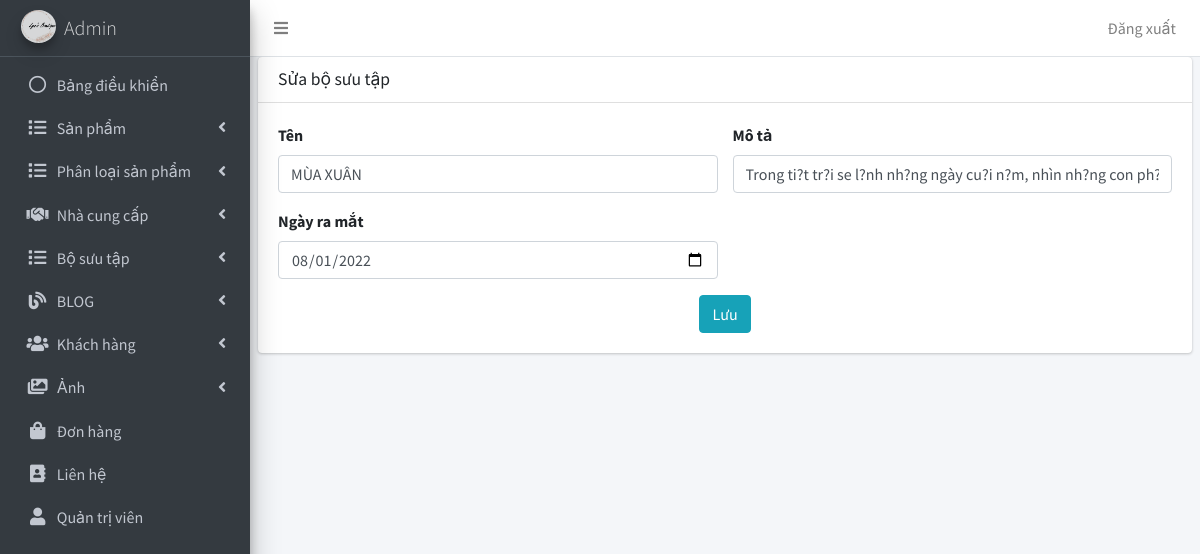
/admin/bo_suu_tap/sua.php?id=11 (signed in), run on an earlier commit of the app's database.
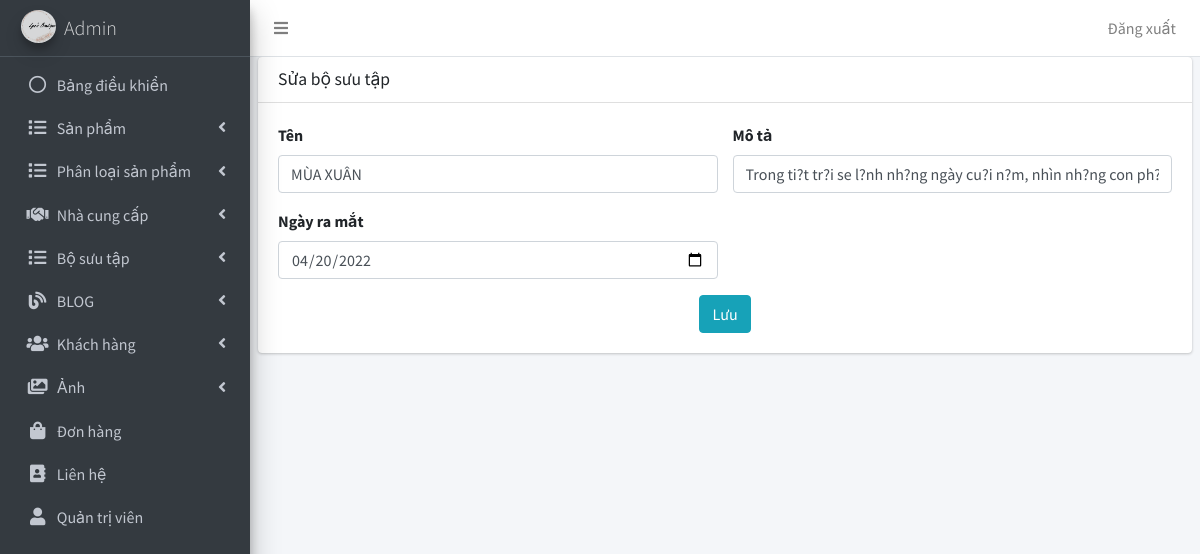
And on a later commit of the database.
### tables this page shows
CREATE TABLE `tbl_bo_suu_tap` (
  `id_bst` int(11) NOT NULL,
  `ten_bst` varchar(255) NOT NULL,
  `ngay_ra_mat` date NOT NULL,
  `mo_ta` text NOT NULL
);

### admin/bo_suu_tap/sua.php (the view, shortened to what this page needs)
<!DOCTYPE html>
<html>
<head>
  <?php include('../includes/head.php') ?>
</head>
<body class="hold-transition sidebar-mini layout-fixed">
<div class="wrapper">
	<?php include('../includes/header.php') ?>
	<?php include('../includes/sidebar.php') ?>
	<?php include('../includes/ket_noi.php') ?>
	<div class="content-wrapper">
		<section class="content">
			<div class="card">
				<div class="card-header">
					<h3 class="card-title">Sửa bộ sưu tập</h3>
				</div>
				<?php
					$id_bst = $_GET["id"];
					$sql = "
						SELECT *
						FROM tbl_bo_suu_tap
						WHERE id_bst='".$id_bst."'
					";
					$bst = mysqli_query($ket_noi, $sql);
					$row = mysqli_fetch_array($bst);
				;?>
				<div class="card-body">
					<form action="./sua_thuc_hien.php" method="POST" enctype="multipart/form-data">
						<div class="row">
							<div class="col-md-6">
								<div class="form-group">
									<label>Tên</label>
									<input name="ten_bst" class="form-control" required value="<?php echo $row['ten_bst'] ?>">
								</div>
							</div>
							<div class="col-md-6">
								<div class="form-group">
									<label>Mô tả</label>
									<input name="mo_ta" class="form-control" value="<?php echo $row['mo_ta'] ?>" required>
								</div>
							</div>
							<div class="col-md-6">
								<div class="form-group">
									<label>Ngày ra mắt</label>
									<input name="ngay_ra_mat" type="date" class="form-control" value="<?php echo $row['ngay_ra_mat'] ?>" required>
								</div>
							</div>
							<div class="col-md-12 text-center">
								<button type="submit" class="btn btn-info">Lưu</button>
							</div>
						</div>
					</form>
				</div>
            </div>
		</section>
		</div>
	</div>
</body>
</html>

What changed in the data, as far as the page shows it:
changed tbl_bo_suu_tap "MÙA XUÂN": ngay_ra_mat "08/01/2022" → "04/20/2022"
